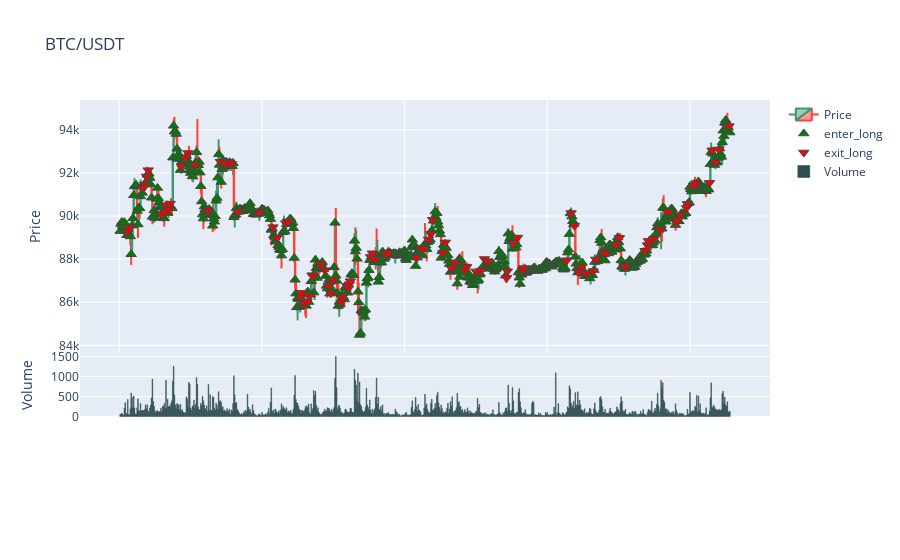

Notebook source saved alongside this figure:
### Code cell
# 信号可视化
# 买卖点绘图
from pathlib import Path
import os

from freqtrade.configuration import Configuration
from freqtrade.data.dataprovider import DataProvider
from freqtrade.plot.plotting import generate_candlestick_graph
from freqtrade.resolvers import StrategyResolver

pair = "BTC/USDT"

try:
    PROJECT_ROOT
except NameError:
    def _find_project_root(start: Path | None = None) -> Path:
        start = start or Path.cwd()
        for p in (start, *start.parents):
            if (p / "config.json").is_file():
                return p
        raise FileNotFoundError("未找到项目根目录：从当前目录向上未发现 config.json")

    PROJECT_ROOT = _find_project_root()
    os.chdir(PROJECT_ROOT)

config = Configuration.from_files([str(PROJECT_ROOT / "config.json")])

config["strategy"] = "KNNStrategy"

strategy = StrategyResolver.load_strategy(config)
strategy.dp = DataProvider(config, None, None)

strategy.ft_bot_start()

if "df" not in globals():
    raise ValueError("未找到 df 变量：请先运行最上面的“读取数据”单元。")
if df is None or df.empty:
    raise ValueError("df 为空，无法生成信号；请检查数据是否已成功加载（data/okx 下是否有数据）。")

df = strategy.analyze_ticker(df, {"pair": pair})

# 绘图
graph = generate_candlestick_graph(
    data=df, pair=pair
)
graph.show()

### Figure 1 — Plotly figure (JSON) as saved in the notebook; plotly's stock layout.template omitted (floating-point values rounded to 4 significant figures; data arrays with more than 128 entries replaced by an {"elided": "..."} marker saying what was removed)
{"data": [{"close": {"elided": "719 float values"}, "high": {"elided": "719 float values"}, "low": {"elided": "719 float values"}, "name": "Price", "open": {"elided": "719 float values"}, "type": "candlestick", "x": {"elided": "719 str values"}, "xaxis": "x", "yaxis": "y"}, {"marker": {"color": "green", "line": {"width": 1}, "size": 9, "symbol": "triangle-up-dot"}, "mode": "markers", "name": "enter_long", "type": "scatter", "x": {"elided": "611 str values"}, "xaxis": "x", "y": {"elided": "611 float values"}, "yaxis": "y"}, {"marker": {"color": "red", "line": {"width": 1}, "size": 9, "symbol": "triangle-down-dot"}, "mode": "markers", "name": "exit_long", "type": "scatter", "x": ["2025-12-07T10:00:00", "2025-12-07T12:00:00", "2025-12-08T04:00:00", "2025-12-08T05:00:00", "2025-12-08T06:00:00", "2025-12-08T08:00:00", "2025-12-08T10:00:00", "2025-12-09T02:00:00", "2025-12-09T06:00:00", "2025-12-09T07:00:00", "2025-12-09T10:00:00", "2025-12-09T12:00:00", "2025-12-10T01:00:00", "2025-12-10T06:00:00", "2025-12-10T09:00:00", "2025-12-10T17:00:00", "2025-12-11T09:00:00", "2025-12-11T23:00:00", "2025-12-12T04:00:00", "2025-12-12T05:00:00", "2025-12-12T09:00:00", "2025-12-12T12:00:00", "2025-12-12T20:00:00", "2025-12-13T21:00:00", "2025-12-14T13:00:00", "2025-12-14T18:00:00", "2025-12-15T04:00:00", "2025-12-15T06:00:00", "2025-12-15T07:00:00", "2025-12-15T22:00:00", "2025-12-15T23:00:00", "2025-12-16T02:00:00", "2025-12-16T05:00:00", "2025-12-16T08:00:00", "2025-12-16T11:00:00", "2025-12-16T12:00:00", "2025-12-16T21:00:00", "2025-12-17T02:00:00", "2025-12-17T06:00:00", "2025-12-17T09:00:00", "2025-12-17T12:00:00", "2025-12-17T21:00:00", "2025-12-17T23:00:00", "2025-12-18T04:00:00", "2025-12-18T06:00:00", "2025-12-18T07:00:00", "2025-12-18T08:00:00", "2025-12-19T08:00:00", "2025-12-19T10:00:00", "2025-12-19T13:00:00", "2025-12-20T02:00:00", "2025-12-20T05:00:00", "2025-12-21T14:00:00", "2025-12-21T19:00:00", "2025-12-21T22:00:00", "2025-12-22T04:00:00", "2025-12-22T07:00:00", "2025-12-22T09:00:00", "2025-12-22T21:00:00", "2025-12-23T00:00:00", "2025-12-23T07:00:00", "2025-12-23T11:00:00", "2025-12-23T23:00:00", "2025-12-24T00:00:00", "2025-12-24T01:00:00", "2025-12-24T12:00:00", "2025-12-24T18:00:00", "2025-12-24T22:00:00", "2025-12-25T02:00:00", "2025-12-26T00:00:00", "2025-12-26T01:00:00", "2025-12-26T08:00:00", "2025-12-26T13:00:00", "2025-12-26T19:00:00", "2025-12-26T20:00:00", "2025-12-28T22:00:00", "2025-12-28T23:00:00", "2025-12-29T04:00:00", "2025-12-29T08:00:00", "2025-12-29T13:00:00", "2025-12-29T16:00:00", "2025-12-29T22:00:00", "2025-12-30T06:00:00", "2025-12-30T09:00:00", "2025-12-30T18:00:00", "2025-12-30T21:00:00", "2025-12-31T09:00:00", "2025-12-31T13:00:00", "2025-12-31T18:00:00", "2025-12-31T20:00:00", "2026-01-01T19:00:00", "2026-01-01T22:00:00", "2026-01-01T23:00:00", "2026-01-02T06:00:00", "2026-01-02T13:00:00", "2026-01-02T22:00:00", "2026-01-03T08:00:00", "2026-01-03T09:00:00", "2026-01-03T12:00:00", "2026-01-03T20:00:00", "2026-01-03T21:00:00", "2026-01-04T04:00:00", "2026-01-04T07:00:00", "2026-01-04T23:00:00", "2026-01-05T02:00:00", "2026-01-05T06:00:00", "2026-01-05T10:00:00", "2026-01-05T22:00:00"], "xaxis": "x", "y": [89250.0, 89480.0, 91280.0, 91330.0, 91460.0, 91830.0, 92130.0, 90070.0, 90160.0, 90500.0, 90300.0, 90570.0, 92310.0, 92700.0, 92920.0, 92380.0, 90230.0, 92520.0, 92400.0, 92440.0, 92520.0, 92430.0, 90210.0, 90170.0, 89480.0, 89000.0, 89670.0, 89740.0, 89750.0, 86260.0, 86430.0, 85940.0, 86020.0, 86280.0, 87260.0, 87210.0, 87760.0, 87480.0, 86780.0, 86420.0, 87020.0, 85990.0, 86250.0, 86760.0, 86650.0, 86830.0, 86970.0, 88100.0, 88270.0, 87990.0, 88210.0, 88300.0, 88070.0, 88500.0, 88480.0, 88910.0, 89160.0, 89830.0, 88290.0, 88770.0, 87580.0, 87850.0, 87490.0, 87660.0, 87630.0, 87430.0, 87470.0, 88000.0, 87890.0, 87130.0, 87440.0, 88740.0, 89000.0, 87500.0, 87580.0, 87900.0, 87950.0, 90140.0, 89550.0, 87380.0, 87620.0, 87340.0, 87440.0, 87990.0, 88310.0, 88280.0, 88670.0, 88990.0, 87680.0, 87660.0, 88390.0, 88650.0, 88850.0, 88940.0, 89350.0, 90190.0, 89670.0, 89790.0, 90040.0, 90370.0, 90560.0, 91410.0, 91520.0, 91540.0, 93050.0, 92490.0, 93090.0, 94170.0], "yaxis": "y"}, {"marker": {"color": "DarkSlateGrey", "line": {"color": "DarkSlateGrey"}}, "name": "Volume", "type": "bar", "x": {"elided": "719 str values"}, "xaxis": "x2", "y": {"elided": "719 float values"}, "yaxis": "y2"}], "layout": {"modebar": {"add": ["v1hovermode", "toggleSpikeLines"]}, "title": {"text": "BTC/USDT"}, "xaxis": {"anchor": "y", "domain": [0, 1], "matches": "x3", "rangeslider": {"visible": false}, "showticklabels": false}, "xaxis2": {"anchor": "y2", "domain": [0, 1], "matches": "x3", "showticklabels": false}, "xaxis3": {"anchor": "y3", "domain": [0, 1]}, "yaxis": {"anchor": "x", "domain": [0.3335, 1], "title": {"text": "Price"}}, "yaxis2": {"anchor": "x2", "domain": [0.1667, 0.3334], "title": {"text": "Volume"}}, "yaxis3": {"anchor": "x3", "domain": [0, 0.1666], "title": {"text": "Other"}}}}
